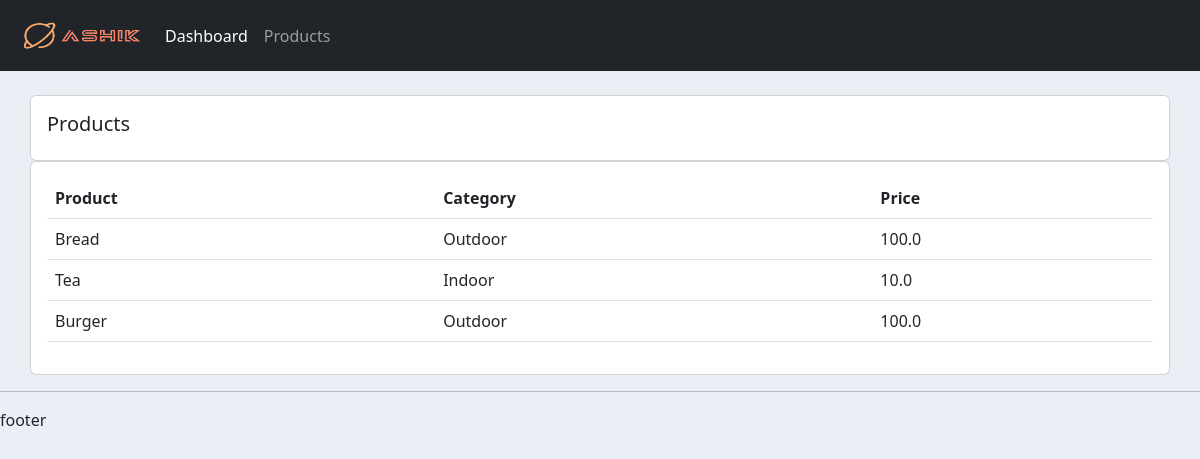
Screenshot of /products/ with the database file from the repository.
### account/models.py (models this page shows, shortened)
class Product(models.Model):
    CATEGORY = (
        ('Indoor','Indoor'),
        ('Outdoor', 'Outdoor'),
    )
    name = models.CharField(max_length=200, null=True)
    price = models.FloatField(null=True)
    category = models.CharField(max_length=200, null=True, choices=CATEGORY)
    description = models.CharField(max_length=200, null=True,blank=True)
    date_created = models.DateTimeField(auto_now_add=True,null=True)
    tag = models.ManyToManyField(Tag)

### account/views.py (the view)
# urls.py: path('products/', views.products,name='products'),
def products(request):
    products = Product.objects.all()
    return render(request, 'product.html',{'products': products})

### templates/product.html
{% extends 'main.html' %}
{% block content %}
<br>
<div class="row">
	<div class="col-md">
		<div class="card card-body">
			<h5>Products</h5>
		</div>
		<div class="card card-body">
			<table class="table">
				<tr>
					<th>Product</th>
					<th>Category</th>
					<th>Price</th>
				</tr>
				{% for i in products %}
					<tr>
						<td>{{i.name}}</td>
						<td>{{i.category}}</td>
						<td>{{i.price}}</td>
					</tr>
				{% endfor %}
			</table>
		</div>
	</div>
</div>
{% endblock  %}

### static/css/cm.css (style rules this page uses)
body { background-color: #ebeff5; }

### rows the page displays
Product: name "Bread", category "Outdoor", price "100.0"
Product: name "Tea", category "Indoor", price "10.0"
Product: name "Burger", category "Outdoor", price "100.0"
